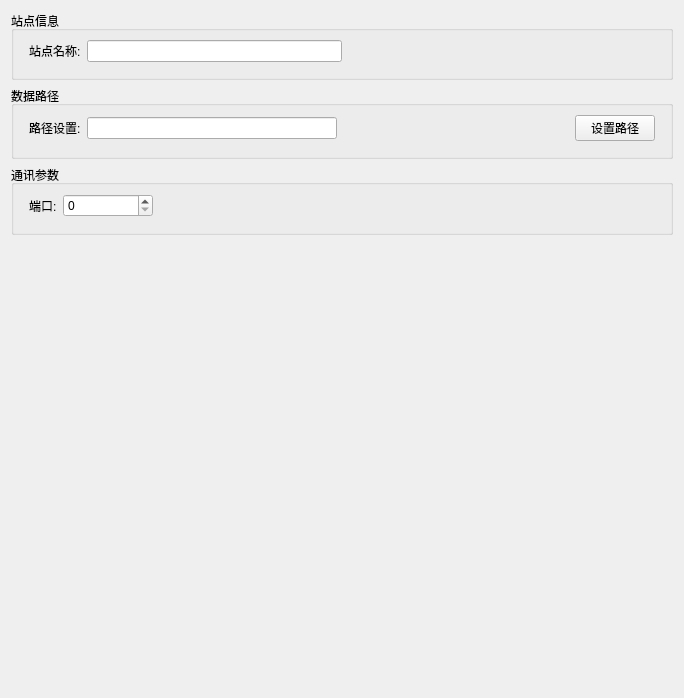
     <widget class="QWidget" name="tab">
      <attribute name="title">
       <string>站点设置</string>
      </attribute>
      <layout class="QGridLayout" name="gridLayout_3">
       <item row="0" column="0">
        <widget class="QGroupBox" name="groupBox">
         <property name="title">
          <string>站点信息</string>
         </property>
         <layout class="QGridLayout" name="gridLayout_2">
          <property name="leftMargin">
           <number>15</number>
          </property>
          <property name="rightMargin">
           <number>15</number>
          </property>
          <property name="bottomMargin">
           <number>15</number>
          </property>
          <item row="0" column="0">
           <layout class="QHBoxLayout" name="horizontalLayout">
            <item>
             <widget class="QLabel" name="label">
              <property name="text">
               <string>站点名称:</string>
              </property>
             </widget>
            </item>
            <item>
             <widget class="QLineEdit" name="lineEdit_stationname"/>
            </item>
           </layout>
          </item>
          <item row="0" column="1">
           <spacer name="horizontalSpacer">
            <property name="orientation">
             <enum>Qt::Horizontal</enum>
            </property>
            <property name="sizeHint" stdset="0">
             <size>
              <width>217</width>
              <height>20</height>
             </size>
            </property>
           </spacer>
          </item>
         </layout>
        </widget>
       </item>
       <item row="1" column="0">
        <widget class="QGroupBox" name="groupBox_15">
         <property name="title">
          <string>数据路径</string>
         </property>
         <layout class="QGridLayout" name="gridLayout_28">
          <property name="leftMargin">
           <number>15</number>
          </property>
          <property name="rightMargin">
           <number>15</number>
          </property>
          <property name="bottomMargin">
           <number>15</number>
          </property>
          <item row="0" column="0">
           <layout class="QHBoxLayout" name="horizontalLayout_4">
            <item>
             <widget class="QLabel" name="label_5">
              <property name="text">
               <string>路径设置:</string>
              </property>
             </widget>
            </item>
            <item>
             <widget class="QLineEdit" name="lineEdit_path">
              <property name="minimumSize">
               <size>
                <width>250</width>
                <height>0</height>
               </size>
              </property>
              <property name="maximumSize">
               <size>
                <width>300</width>
                <height>16777215</height>
               </size>
              </property>
             </widget>
            </item>
           </layout>
          </item>
          <item row="0" column="2">
           <spacer name="horizontalSpacer_16">
            <property name="orientation">
             <enum>Qt::Horizontal</enum>
            </property>
            <property name="sizeHint" stdset="0">
             <size>
              <width>232</width>
              <height>20</height>
             </size>
            </property>
           </spacer>
          </item>
          <item row="0" column="3">
           <widget class="QPushButton" name="pushButton_2">
            <property name="text">
             <string>设置路径</string>
            </property>
           </widget>
          </item>
         </layout>
        </widget>
       </item>
       <item row="2" column="0">
        <widget class="QGroupBox" name="groupBox_6">
         <property name="title">
          <string>通讯参数</string>
         </property>
         <layout class="QGridLayout" name="gridLayout_11">
          <property name="leftMargin">
           <number>15</number>
          </property>
          <property name="topMargin">
           <number>9</number>
          </property>
          <property name="rightMargin">
           <number>15</number>
          </property>
          <property name="bottomMargin">
           <number>15</number>
          </property>
          <item row="0" column="2">
           <spacer name="horizontalSpacer_7">
            <property name="orientation">
             <enum>Qt::Horizontal</enum>
            </property>
            <property name="sizeHint" stdset="0">
             <size>
              <width>279</width>
              <height>20</height>
             </size>
            </property>
           </spacer>
          </item>
          <item row="0" column="0">
           <layout class="QHBoxLayout" name="horizontalLayout_15">
            <item>
             <widget class="QLabel" name="label_18">
              <property name="minimumSize">
               <size>
                <width>0</width>
                <height>0</height>
               </size>
              </property>
              <property name="maximumSize">
               <size>
                <width>51</width>
                <height>16777215</height>
               </size>
              </property>
              <property name="text">
               <string>端口:</string>
              </property>
             </widget>
            </item>
            <item>
             <widget class="QSpinBox" name="spinBox_LocalPort">
              <property name="minimumSize">
               <size>
                <width>90</width>
                <height>0</height>
               </size>
              </property>
              <property name="maximumSize">
               <size>
                <width>90</width>
                <height>16777215</height>
               </size>
              </property>
              <property name="maximum">
               <number>65535</number>
              </property>
             </widget>
            </item>
           </layout>
          </item>
         </layout>
        </widget>
       </item>
       <item row="3" column="0">
        <spacer name="verticalSpacer">
         <property name="orientation">
          <enum>Qt::Vertical</enum>
         </property>
         <property name="sizeHint" stdset="0">
          <size>
           <width>20</width>
           <height>452</height>
          </size>
         </property>
        </spacer>
       </item>
      </layout>
     </widget>
